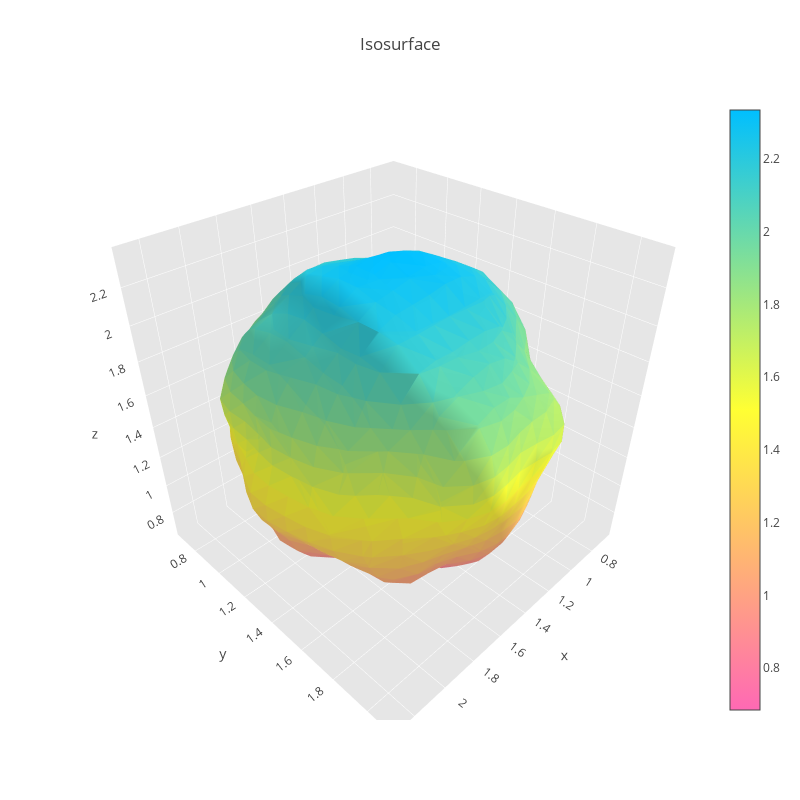

Notebook code cell kept with this figure:
### Code cell
colormap=['rgb(255,105,180)','rgb(255,255,51)','rgb(0,191,255)']
fig = ff.create_trisurf(x=x,
                        y=y, 
                        z=z, 
                        plot_edges=False,
                        colormap=colormap,
                        simplices=simplices,
                        title="Isosurface")
plotly.offline.iplot(fig)

### Figure 1 — Plotly figure (JSON) as saved in the notebook; plotly's stock layout.template omitted (floating-point values rounded to 4 significant figures; data arrays with more than 128 entries replaced by an {"elided": "..."} marker saying what was removed)
{"data": [{"facecolor": {"elided": "2272 str values"}, "i": {"elided": "2272 int values"}, "j": {"elided": "2272 int values"}, "k": {"elided": "2272 int values"}, "name": "", "type": "mesh3d", "x": {"elided": "1138 float values"}, "y": {"elided": "1138 float values"}, "z": {"elided": "1138 float values"}}, {"hoverinfo": "None", "marker": {"color": [0.6846, 2.335], "colorscale": [[0, "rgb(255, 105, 180)"], [0.5, "rgb(255, 255, 51)"], [1, "rgb(0, 191, 255)"]], "showscale": true, "size": 0.1}, "mode": "markers", "showlegend": false, "type": "scatter3d", "x": [0.7], "y": [1.4], "z": [1.276]}], "layout": {"height": 800, "scene": {"aspectratio": {"x": 1, "y": 1, "z": 1}, "xaxis": {"backgroundcolor": "rgb(230, 230, 230)", "gridcolor": "rgb(255, 255, 255)", "showbackground": true, "zerolinecolor": "rgb(255, 255, 255)"}, "yaxis": {"backgroundcolor": "rgb(230, 230, 230)", "gridcolor": "rgb(255, 255, 255)", "showbackground": true, "zerolinecolor": "rgb(255, 255, 255)"}, "zaxis": {"backgroundcolor": "rgb(230, 230, 230)", "gridcolor": "rgb(255, 255, 255)", "showbackground": true, "zerolinecolor": "rgb(255, 255, 255)"}}, "title": "Isosurface", "width": 800}}
